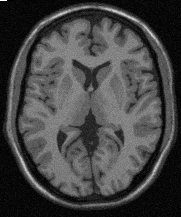
#> input picture Practica_2/ImagenA.pgm, 181 x 217 px
$ python P2E2_cd.py Practica_2/ImagenA.pgm out.png
#> lines starting #> are read from the running program, lines starting #| are printed output that depends on the picture
import cv2
import sys
import numpy as np
import matplotlib
#matplotlib.use('Agg')
import matplotlib.pyplot as plt
import os.path

path=os.getcwd()
print(path)

def read_pgm_file(file_name):

#> called with file_name = 'Practica_2/ImagenA.pgm'
    data_dir = os.path.dirname(os.path.abspath(__file__))

    # Test if file exists
    file_path = os.path.join(data_dir, file_name)
    assert os.path.isfile(file_path), 'file \'{0}\' does not exist'.format(file_path)

    img = cv2.imread(file_name,flags=cv2.IMREAD_GRAYSCALE)
#> img is the input picture: shape (217, 181); min 0, max 255, mean 68

    if img is not None:
        print('img.size: ', img.size)
#| img.size:  39277
#| Size of image: (217, 181)
    else:
        print('imread({0}) -> None'.format(file_path))

    return img


# [40 lines left out: functions show_img_hist, hist_superpuestos, not called in this run]

def imagenes_superpuestas(im, im2, im3):

    fig = plt.figure(figsize=(24,6))
    ax1 = plt.subplot(1, 3, 1)
    ax2 = plt.subplot(1, 3, 2)
    ax3 = plt.subplot(1, 3, 3)

    imgplot1 = ax1.imshow(im, cmap='gray', vmin=np.amin(im), vmax=np.max(im))
    fig.colorbar(imgplot1, ax=ax1)
    imgplot2 = ax2.imshow(im2, cmap='gray', vmin=np.amin(im2), vmax=np.max(im2))
    fig.colorbar(imgplot2, ax=ax2)
    imgplot3 = ax3.imshow(im3, cmap='gray', vmin=np.amin(im3), vmax=np.max(im3))
    fig.colorbar(imgplot3, ax=ax3)
    plt.show()


def process_pgm_file_t1(im):
    imout = im.copy()
    #Transformacion Binaria
    def f(x):
        if 0<x<128:
            return 255 #consultar si es 255 o 1
        else:
            return 0

    for i in range(len(imout)):
        for j in range(len(imout[i])):
            imout[i][j]=f(imout[i][j])
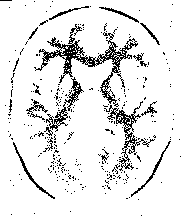
#> imout: shape (217, 181); 90.1% white; black in thin lines or dots
#| Size of image: (217, 181)

    return imout

# [12 lines left out: function process_pgm_file_t23, not called in this run]

def process_pgm_file_susbtraccion(im,im2):
    imout = np.zeros(im.shape)

    for i in range(len(im)):
        for j in range(len(im[i])):
            if im[i][j]>im2[i][j]:
                imout[i][j]=im[i][j]-im2[i][j]
            else:
                imout[i][j]=im2[i][j]-im[i][j]      #consultar
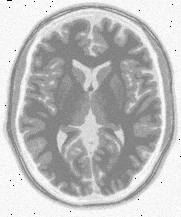
#> imout: shape (217, 181) float64; min 0, max 255, mean 188.7

    return imout

if __name__ == "__main__":

    if(len(sys.argv)<3):
        print("Usage: python read-write-pgm.py [infile.pgm] [outfile.pgm]")
        exit(1)

    infile = sys.argv[1]
    outfile = sys.argv[2]

    img = read_pgm_file(infile)

    im = np.array(img)
    print("Size of image: {}".format(im.shape))
    #show_img_hist(im)

    imout = process_pgm_file_t1(im)
    im2 = np.array(imout)
    print("Size of image: {}".format(im2.shape))
    #show_img_hist(im2)

    imout2 = process_pgm_file_susbtraccion(im,im2)
    im3 = np.array(imout2)
    print("Size of image: {}".format(im3.shape))
#| Size of image: (217, 181)

    imagenes_superpuestas(im, im2, im3)
#> in imagenes_superpuestas, `plt.show()`:
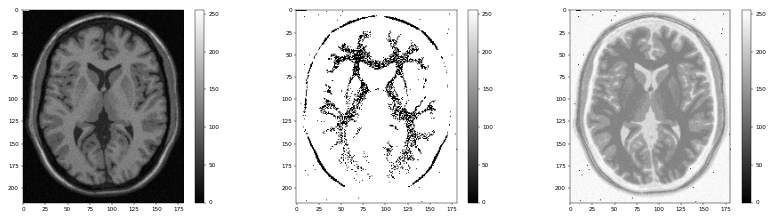
#> figure drawn by matplotlib, 6 panels

    cv2.imwrite(outfile,imout,[cv2.IMWRITE_PXM_BINARY,0])
